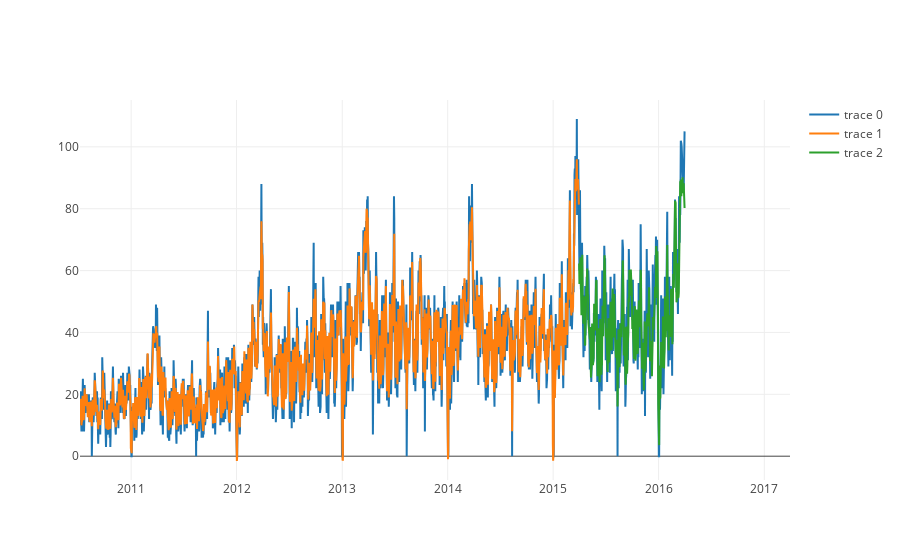

Notebook code cell kept with this figure:
### Code cell
plot = go.Scatter( x=compose.datetime, y=compose['y'])
train_plot = go.Scatter( x=tr_predict["datetime"], y=tr_predict["predict"])
test_plot = go.Scatter( x=te_predict["datetime"], y=te_predict["predict"])
data =[plot,train_plot,test_plot]
plotly.offline.iplot(data)

### Figure 1 — Plotly figure (JSON) as saved in the notebook; plotly's stock layout.template omitted (floating-point values rounded to 4 significant figures; data arrays with more than 128 entries replaced by an {"elided": "..."} marker saying what was removed)
{"data": [{"type": "scatter", "x": {"elided": "2459 str values"}, "y": {"elided": "2459 int values"}}, {"type": "scatter", "x": {"elided": "1728 str values"}, "y": {"elided": "1728 float values"}}, {"type": "scatter", "x": {"elided": "366 str values"}, "y": {"elided": "366 float values"}}], "layout": {}}
